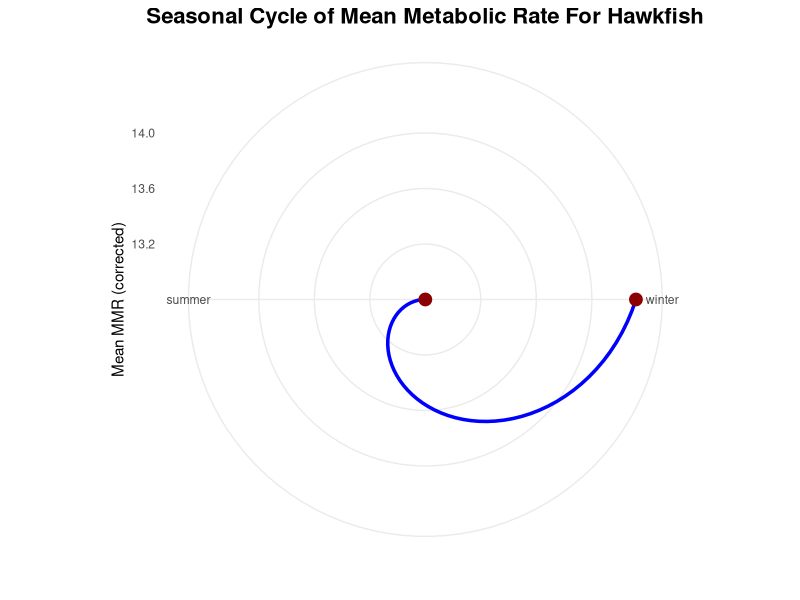
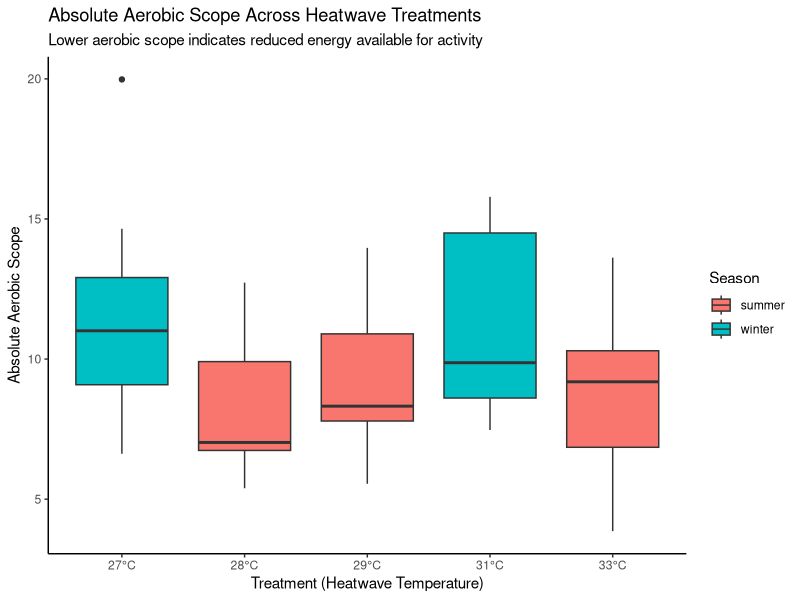
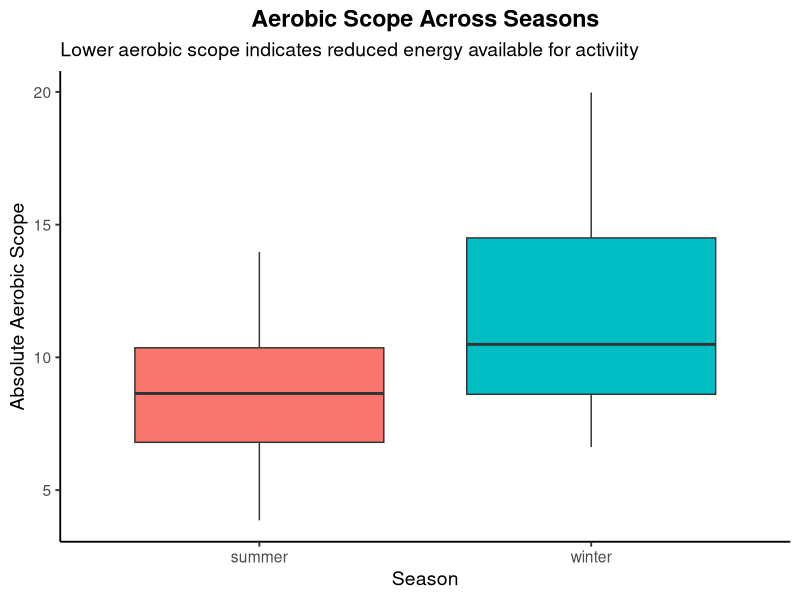
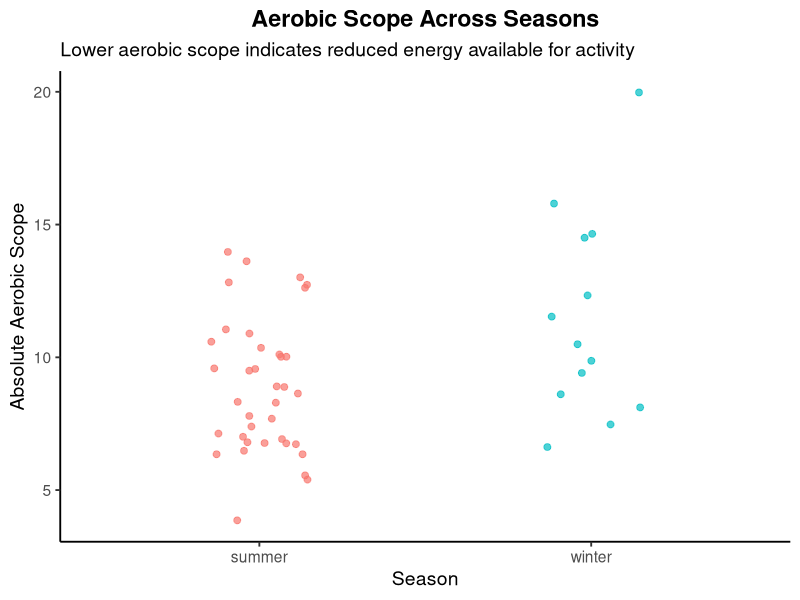
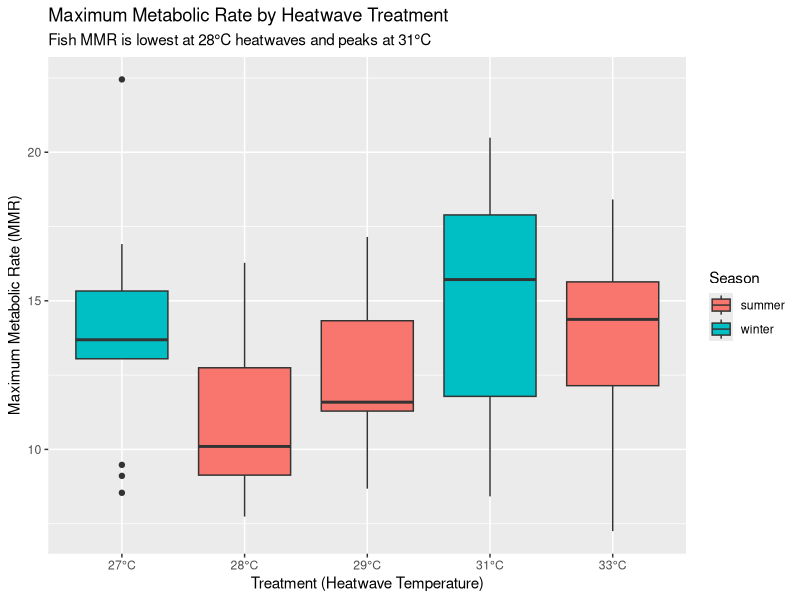
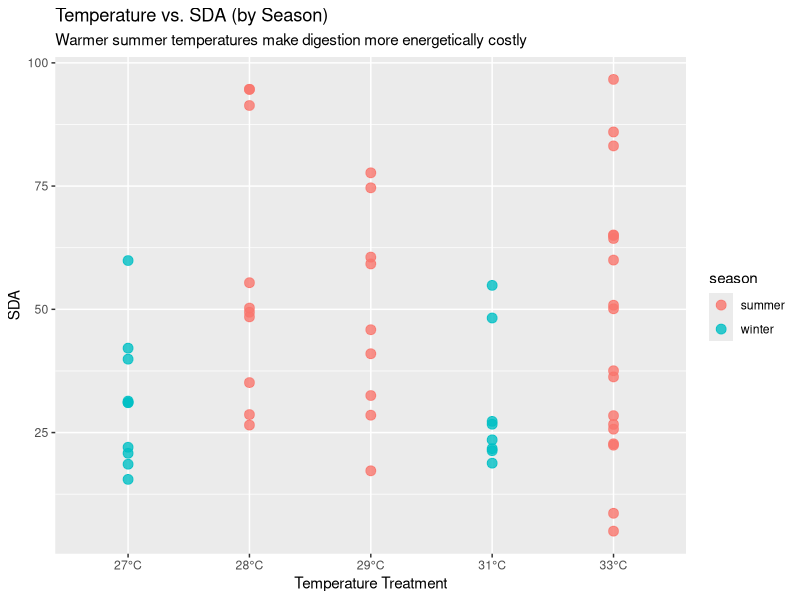
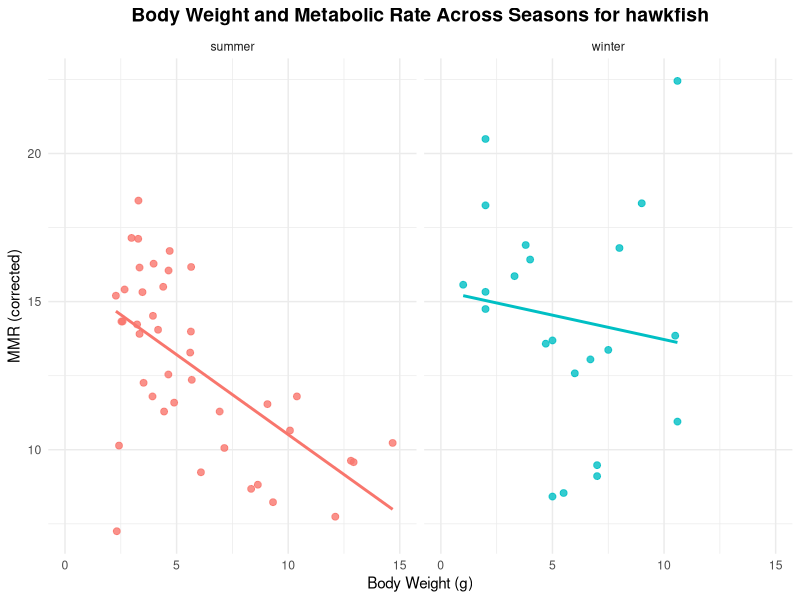
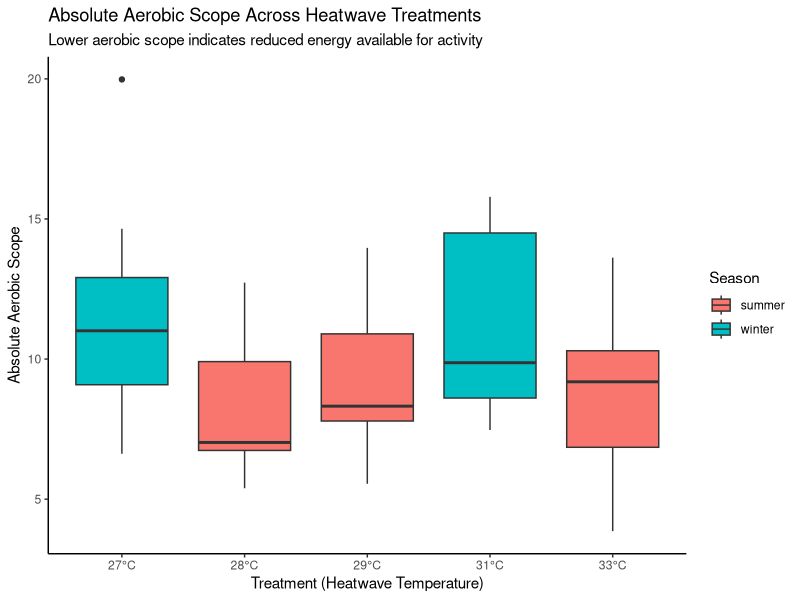

Reproduce these figures in R, in order.
## ---- chunk 1
library(tidyverse)
library(broom)
library(viridisLite)
library(ggplot2)
## ---- chunk 2
heatwaves_coral_fish <- read_csv("../data/VanWert_etal_2023_hawkfish.csv")
glimpse(heatwaves_coral_fish)
## ---- chunk 3
heatwaves_coral_fish_clean <- heatwaves_coral_fish |>
  rename(wet_mass = bw_g,
         total_length = tl_cm,
         standard_length = sl_cm,
         max_metabolic_rate = mmr_corrected,
         standard_metabolic_rate = smr_low10_all,
         absolute_aerobic_scope = aas_corrected,
         factorial_aerobic_scope = fas,
         SDA_coeff = sda_coeff,
         temp_of_arrhythmia = tarr,
         peak_max_heart_rate = fhmax_peak,
         temp_at_max_heart_rate = tpeak)
## ---- chunk 4

heatwave_vs_mmr <- heatwaves_coral_fish_clean |>
  filter(treatment_new != "wild") |>
  ggplot(aes(x = treatment_new, y = max_metabolic_rate, fill = season)) +
  geom_boxplot() +
  scale_x_discrete(labels = function(x) paste0(x, "°C")) +
  labs(
    title = "Maximum Metabolic Rate by Heatwave Treatment",
    subtitle = "Fish MMR is lowest at 28°C heatwaves and peaks at 31°C",
    x = "Treatment (Heatwave Temperature)",
    y = "Maximum Metabolic Rate (MMR)",
    fill = "Season"
  )

# Save the plot
ggsave("fig_mmr_vs_heatwave_boxplot.png", heatwave_vs_mmr, width = 7, height = 5)

## ---- chunk 5

temp_energy_season <- heatwaves_coral_fish_clean |>
  filter(treatment_new != "wild") |>
  ggplot(aes(x = treatment_new, y = SDA_integrated, color = season)) +
  geom_point(alpha = 0.8, size = 3) +
  scale_x_discrete(labels = function(x) ifelse(x == "wild", "wild", paste0(x, "°C"))) +
  labs(
    title = "Temperature vs. SDA (by Season)",
    subtitle = "Warmer summer temperatures make digestion more energetically costly",
    x = "Temperature Treatment",
    y = "SDA"
  )

# Save the plot
ggsave("fig_temp_energy_season_scatterplot.png", temp_energy_season, width = 7, height = 5)
## ---- chunk 6

df <- read.csv("../data/VanWert_etal_2023_hawkfish.csv")
seasonal_cycle <- df$season <- factor(df$season, 
                    levels = c("winter", "spring", "summer", "fall"))


season_means <- df |>
  group_by(season) |>
  summarise(mean_mmr = mean(mmr_corrected, na.rm = TRUE))


ggplot(season_means, aes(x = season, y = mean_mmr, group = 1)) +
  geom_line(size = 1.2, color = "blue") +
  geom_point(size = 4, color = "darkred") +
  coord_polar() +
  theme_minimal() +
  labs(
    title = "Seasonal Cycle of Mean Metabolic Rate For Hawkfish",
    x = "",
    y = "Mean MMR (corrected)"
  ) +
  theme(
    plot.title = element_text(size = 16, face = "bold", hjust = 0.5)
   
  )

#save plot
ggsave("fig_polar_plot_metabolic_rate_per_season.png", seasonal_cycle, width = 7, height = 5)


## ---- chunk 7

energy_weight_season <- heatwaves_coral_fish_clean |>
  ggplot(aes(x = wet_mass, y = max_metabolic_rate, color = season)) +
  geom_point(alpha = 0.8, size = 2) +
  geom_smooth(method = "lm", se = FALSE) +
  facet_wrap(~ season, nrow = 1) +
  xlim(0,15)+
  theme_minimal() +
  labs(
    title = "Body Weight and Metabolic Rate Across Seasons for hawkfish",
    x = "Body Weight (g)",
    y = "MMR (corrected)"
  ) +
  theme(
    plot.title = element_text(size = 14, face = "bold", hjust = 0.5), legend.position = "none"

  )
#save plot 
ggsave("fig_body_weight_and_metabolic_rate_lineplot.png", energy_weight_season, width = 8, height = 5)

## ---- chunk 8

aerobic_scope_treatment <- heatwaves_coral_fish_clean |>
  filter(treatment_new != "wild") |>
  mutate(treatment_new = factor(treatment_new,
                                levels = c("27", "28", "29", "31", "33"))) |>
  ggplot(aes(x = treatment_new,
             y = absolute_aerobic_scope,
             fill = season)) +
  geom_boxplot(position = position_dodge(width = 0.8)) +
  scale_x_discrete(labels = function(x) paste0(x, "°C")) +
  labs(
    title = "Absolute Aerobic Scope Across Heatwave Treatments",
    subtitle = "Lower aerobic scope indicates reduced energy available for activity",
    x = "Treatment (Heatwave Temperature)",
    y = "Absolute Aerobic Scope",
    fill = "Season"
  ) +
  theme_classic()

aerobic_scope_treatment
# Save the plot
ggsave("fig_aerobic_vs_heatwave_boxplot.png", aerobic_scope_treatment, width = 7, height = 5)

## ---- chunk 9
heatwaves_coral_fish_clean |>
  ggplot(aes(x = season, y = absolute_aerobic_scope, fill = season)) +
  geom_boxplot() +
  labs(
    title = "Aerobic Scope Across Seasons",
    subtitle = "Lower aerobic scope indicates reduced energy available for activiity",
    x = "Season",
    y = "Absolute Aerobic Scope"
  ) +
  theme_classic(base_size = 14) +
  theme(
    legend.position = "none",
    plot.title = element_text(face = "bold", hjust = 0.5)
  )

heatwaves_coral_fish_clean |>
  ggplot(aes(x = season, y = absolute_aerobic_scope, color = season)) +
  geom_jitter(width = 0.15, size = 2, alpha = 0.7) +
  labs(
    title = "Aerobic Scope Across Seasons",
    subtitle = "Lower aerobic scope indicates reduced energy available for activity",
    x = "Season",
    y = "Absolute Aerobic Scope"
  ) +
  theme_classic(base_size = 14) +
  theme(
    legend.position = "none",
    plot.title = element_text(face = "bold", hjust = 0.5)
  )
## ---- chunk 10

## ---- chunk 11
